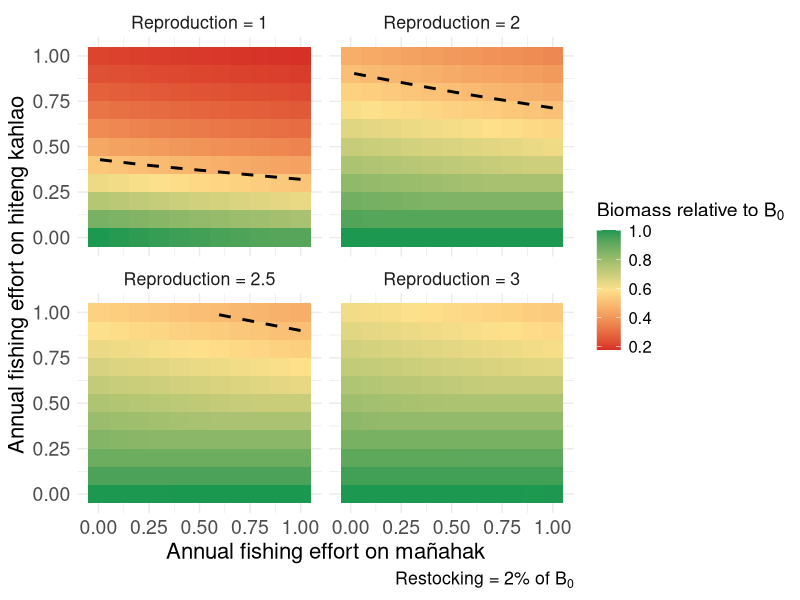
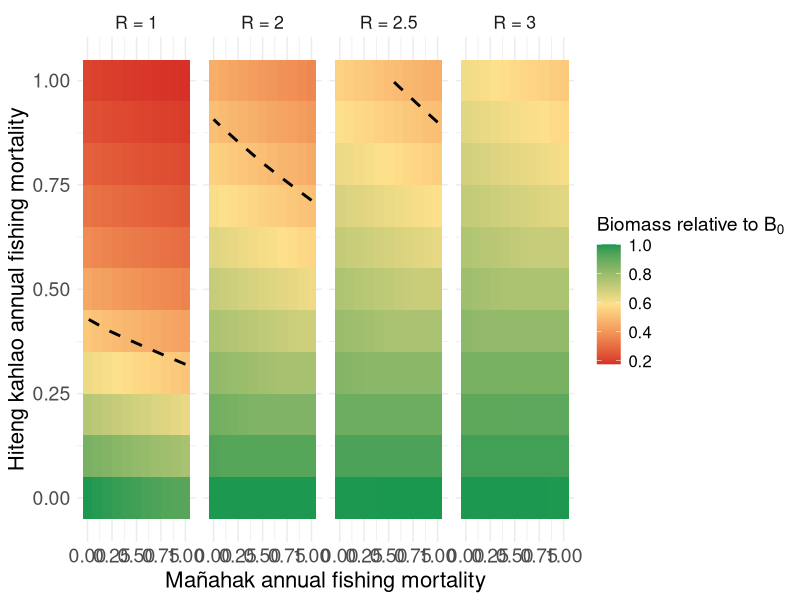
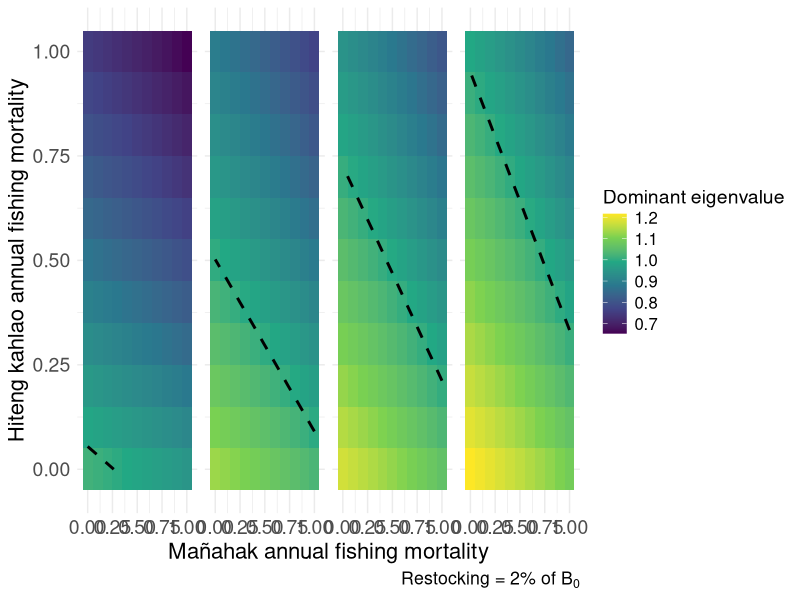

Recreate these plots in R, in order. (Note: this script raises an error after producing the figures.)
library(tidyverse)
library(viridis)

# Parameters
burn_in_time <- 100  # Define burn-in period of 100 timesteps
time_steps <- 200 
juvenile_mortality <- 0.9 / 2
subadult_mortality <- 0.54 / 2
adult_mortality <- 0.33 / 2
juvenile_survival_rate <- 1 - juvenile_mortality
subadult_survival_rate <- 1 - subadult_mortality
adult_survival_rate <-  1 - adult_mortality

juvenile_to_subadult_rate <- 1
subadult_to_adult_rate <- 0.5

#reproduction_rate <- 2
#reproduction_rate_2 <- 1.5

carrying_capacity <- 68
time_steps <- 500

# Parameter ranges
fishing_effort_values <- seq(0, 0.5, by = 0.05)

# Define the range of restocking mortality rates
restocking_mortality_rate <- 0.2
reproduction_rates <- c(1, 2, 2.5, 3)
#reproduction_rates_2 <- reproduction_rates * 0.75

#restocking scenario
restocked_juveniles = 1

#Current fishing for burn in
F_current_instantaneous <- 0.09
F_current_discrete <- (1 - exp(-F_current_instantaneous))/2
F_current_discrete_juv <- 0.01





run_simulation <- function(F_adults, F_juveniles, restocked_juveniles, reproduction_rate, burn_in_time = 100) {
  juvenile_population <- 10
  subadult_population <- 10
  adult_population <- 10
  
  # Store population over time
  population_over_time <- numeric(time_steps)
  eigenvalues_over_time <- numeric(time_steps) 
  
  for (t in 1:time_steps) {
    if (t <= burn_in_time) {
      # Burn-in period with zero fishing and zero restocking
      # Try burn in with "current" fishing
      F_adults_current <- F_current_discrete #0
      F_juveniles_current <- F_current_discrete_juv #0
      restocking <- 0
    } else {
      # Post burn-in period with specified fishing and restocking
      F_adults_current <- F_adults
      F_juveniles_current <- F_juveniles
      restocking <- restocked_juveniles
    }
    
    if (t %% 2 == 0) {
      current_reproduction_rate <- reproduction_rate
    } else {
      current_reproduction_rate <- reproduction_rate * 0.75
    }
    
    total_population <- juvenile_population + subadult_population + adult_population
    new_juveniles <- adult_population * current_reproduction_rate * (1 - total_population / carrying_capacity)
    surviving_juveniles <- juvenile_population * juvenile_survival_rate * (1 - F_juveniles_current)
    new_subadults <- juvenile_population * juvenile_to_subadult_rate
    surviving_subadults <- subadult_population * subadult_survival_rate
    new_adults <- subadult_population * subadult_to_adult_rate
    surviving_adults <- adult_population * adult_survival_rate * (1 - F_adults_current)
    
    if (t %% 2 == 0) {
      juvenile_population <- max(0, new_juveniles + surviving_juveniles - new_subadults - restocking)
      restocked_dagge <- restocking + (2.35 * (1 - restocking / carrying_capacity))
      
      #restocked_dagge_values[t] <- restocked_dagge  # Store restocked dagge value
      subadult_population <- max(0, new_subadults + surviving_subadults - new_adults + restocked_dagge)
    } else {
      juvenile_population <- max(0, new_juveniles + surviving_juveniles - new_subadults)
      subadult_population <- max(0, new_subadults + surviving_subadults - new_adults)
    }
    
    adult_population <- max(0, new_adults + surviving_adults)
    
    # Store total population at each timestep
    total_population <- juvenile_population + subadult_population + adult_population
    population_over_time[t] <- total_population 
    # Construct the population transition matrix
    transition_matrix <- matrix(c(
      - (restocking / carrying_capacity), 0, current_reproduction_rate,  # Juvenile production
      juvenile_survival_rate * (1 - F_juveniles_current) * juvenile_to_subadult_rate + (restocking + (2.35 * (1 - restocking / carrying_capacity))) / carrying_capacity, 0, 0,  # Juvenile survival to subadult
      0, subadult_survival_rate * subadult_to_adult_rate, adult_survival_rate * (1 - F_adults_current)  # Subadult survival & transition
    ), nrow = 3, byrow = TRUE)
    
    # Compute the dominant eigenvalue (growth rate)
    eigenvalues <- eigen(transition_matrix)$values
    dominant_eigenvalue <- max(Re(eigenvalues))  # Take the real part
    eigenvalues_over_time[t] <- dominant_eigenvalue
    
  }
  
  return(list(
    avg_population_last_20 = mean(population_over_time[(time_steps - 19):time_steps]),
    avg_eigenvalue_last_20 = mean(eigenvalues_over_time[(time_steps - 19):time_steps])
  ))
}






# Sensitivity analysis loop
all_results <- data.frame()

for (reproduction_rate in reproduction_rates) {
  # Create a dataframe to store results for this restocking mortality rate
  sensitivity_results <- expand.grid(
    F_adults = fishing_effort_values,
    F_juveniles = fishing_effort_values
  ) %>%
    mutate(
      Avg_Total_Population = 0,
      Avg_Eigenvalue = 0  # New column for eigenvalues
    )
  
  # Reference population with zero fishing effort
  reference_population <- run_simulation(
    F_adults = 0,
    F_juveniles = 0,
    restocked_juveniles = 1,
    reproduction_rate = reproduction_rate,
    burn_in_time = 100
  )
  
  for (i in seq_len(nrow(sensitivity_results))) {
    sim_result <- run_simulation(
      F_adults = sensitivity_results$F_adults[i],
      F_juveniles = sensitivity_results$F_juveniles[i],
      restocked_juveniles = restocked_juveniles,
      reproduction_rate = reproduction_rate,
      burn_in_time = 100
    )
    
    sensitivity_results$Avg_Total_Population[i] <- sim_result$avg_population_last_20
    sensitivity_results$Avg_Eigenvalue[i] <- sim_result$avg_eigenvalue_last_20
  }
  
  sensitivity_results <- sensitivity_results %>%
    mutate(
      Relative_Population = Avg_Total_Population / reference_population$avg_population_last_20,
      Reproduction_Rate = reproduction_rate
    )
  
  all_results <- bind_rows(all_results, sensitivity_results)
}

# Custom labeller function for restocking mortality
reproduction_labeller <- function(values) {
  paste("Reproduction =", values)
}

#restocked_juveniles / reference_population

# Update the code to use this custom labeller
figure5<-ggplot(all_results, aes(x = F_juveniles*2, y = F_adults*2, fill = Relative_Population)) +
  geom_tile() +
  geom_contour(
    aes(z = Relative_Population), 
    breaks = 0.5, 
    color = "black", 
    linetype = "dashed", 
    linewidth = 1
  ) +
  facet_wrap(
    ~Reproduction_Rate, 
    labeller = labeller(Reproduction_Rate = function(values) reproduction_labeller(values))
  ) +
  scale_fill_gradientn(
    colors = c("#d73027", "#fee08b", "#1a9850"), # Color-blind friendly palette
    name = bquote("Biomass relative to"~B[0]),
  ) +
  labs(
    x = "Annual fishing effort on mañahak",
    y = "Annual fishing effort on hiteng kahlao",
    caption = bquote("Restocking = 2% of"~B[0])
  ) +
  theme_minimal() +
  theme(
    text = element_text(size = 16),
    plot.title = element_text(size = 16),
    axis.title = element_text(size = 16),
    axis.text = element_text(size = 14),
    legend.title = element_text(size = 14),
    legend.text = element_text(size = 12)
  )
figure5

#ggsave("~/Desktop/rabbitfish_figure5.png", figure5, width=8, height=6, bg="transparent")



figure5_eigen<-ggplot(all_results, aes(x = F_juveniles*2, y = F_adults*2, fill = Avg_Eigenvalue)) +
  geom_tile() +
  geom_contour(
    aes(z = Avg_Eigenvalue), 
    breaks = 1, 
    color = "black", 
    linetype = "dashed", 
    linewidth = 1
  ) +
  facet_wrap(
    ~Reproduction_Rate, 
    labeller = labeller(Reproduction_Rate = function(values) reproduction_labeller(values))
  ) +
  scale_fill_viridis_c(name = "Dominant Eigenvalue") +
  labs(
    x = "Annual fishing effort on mañahak",
    y = "Annual fishing effort on hiteng kahlao",
    caption = bquote("Restocking = 2% of"~B[0])
  ) +
  theme_minimal() +
  theme(
    text = element_text(size = 16),
    plot.title = element_text(size = 16),
    axis.title = element_text(size = 16),
    axis.text = element_text(size = 14),
    legend.title = element_text(size = 14),
    legend.text = element_text(size = 12)
  )

#ggsave("~/Desktop/rabbitfish_figure5_eigenversion.png", figure5_eigen, width=8, height=6, bg="transparent")



#combo

# Custom labeller function for restocking mortality
reproduction_labeller <- function(values) {
  paste("R =", values)
}

#restocked_juveniles / reference_population

# Update the code to use this custom labeller
R_biomass<-ggplot(all_results, aes(x = F_juveniles*2, y = F_adults*2, fill = Relative_Population)) +
  geom_tile() +
  geom_contour(
    aes(z = Relative_Population), 
    breaks = 0.5, 
    color = "black", 
    linetype = "dashed", 
    linewidth = 1
  ) +
  facet_wrap(
    ~Reproduction_Rate, 
    labeller = labeller(Reproduction_Rate = function(values) reproduction_labeller(values)),
    nrow=1
  ) +
  scale_fill_gradientn(
    colors = c("#d73027", "#fee08b", "#1a9850"), # Color-blind friendly palette
    name = bquote("Biomass relative to"~B[0]),
  ) +
  labs(
    x = "Mañahak annual fishing mortality",
    y = "Hiteng kahlao annual fishing mortality"
  ) +
  theme_minimal() +
  theme(
    text = element_text(size = 16),
    plot.title = element_text(size = 16),
    axis.title = element_text(size = 16),
    axis.text = element_text(size = 14),
    legend.title = element_text(size = 14),
    legend.text = element_text(size = 12)
  )
R_biomass


R_eigen<-ggplot(all_results, aes(x = F_juveniles*2, y = F_adults*2, fill = Avg_Eigenvalue)) +
  geom_tile() +
  geom_contour(
    aes(z = Avg_Eigenvalue), 
    breaks = 1, 
    color = "black", 
    linetype = "dashed", 
    linewidth = 1
  ) +
  facet_wrap(
    ~Reproduction_Rate, 
    labeller = labeller(Reproduction_Rate = function(values) reproduction_labeller(values)),
    nrow=1
  ) +
  scale_fill_viridis_c(name = "Dominant eigenvalue") +
  labs(
    x = "Mañahak annual fishing mortality",
    y = "Hiteng kahlao annual fishing mortality",
    caption = bquote("Restocking = 2% of"~B[0])
  ) +
  theme_minimal() +
  theme(
    text = element_text(size = 16),
    plot.title = element_text(size = 16),
    axis.title = element_text(size = 16),
    axis.text = element_text(size = 14),
    legend.title = element_text(size = 14),
    legend.text = element_text(size = 12),
    strip.text = element_blank() 
  )

R_eigen

figure5combo<-ggarrange(R_biomass + rremove("xlab") + rremove("ylab"), R_eigen + rremove("ylab"), nrow=2)

figure5combo <- annotate_figure(
  figure5combo,
  left = text_grob("Hiteng kahlao annual fishing mortality", 
                   rot = 90, 
                   size = 16)
)


figure5combo

ggsave("~/Desktop/rabbitfish_figure5_combo.png", figure5combo, width=12, height=8, bg="transparent")
